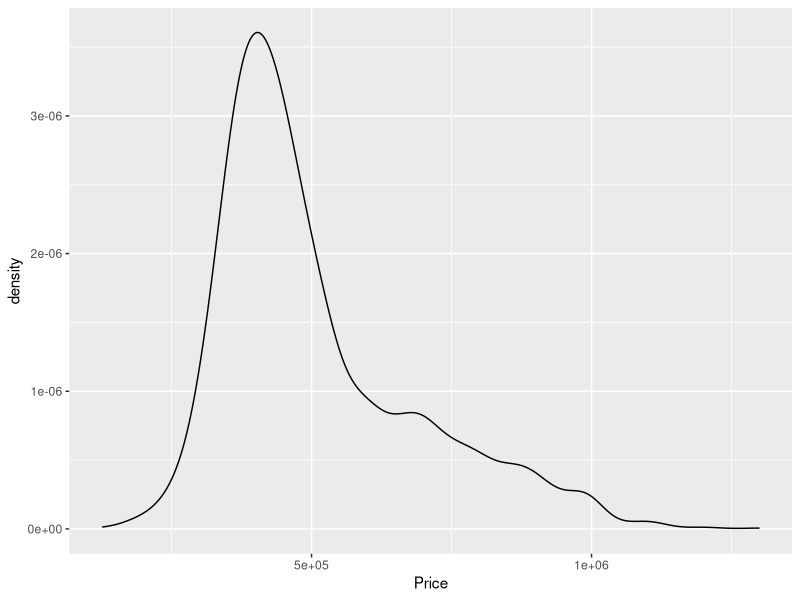

Write the R code that produced this figure.
## Machine Learning Real Estate Predictions
## Statistical Tests

# load libraries
library(dplyr)
library(tidyverse)
library(ggplot2)
library(stats)

# import and read data
base_table <- read.csv(file='combined_data_clean.csv', check.names = F, stringsAsFactors = F)
head(base_table)

# adjust cols
prop_df <- subset(base_table, select = -c(id, Address, mls))
prop_df <- prop_df %>% rename(year_built = `Year Built`)
prop_df <- prop_df %>% rename(sqft = `Approx SQFT`)
head(prop_df)

## statistical test types
# one-sample test (1 independent, 1 dependent) - not appropriate
# two-sample test (1 independent, 1 dependent), dichotomouse - not appropriate
# anova (1+ categorical independent, 1 continuous dependent) - this could work
# simple linear regression - no
# multiple linear regression - yes, if we remove categorical values like zip codes
# chi-squared (1 categorical, 1+ categorical) - 'is there a difference in categorical frequencies between groups?)

## eda
summary(prop_df$Price)
sd(prop_df$Price)



## statistical tests
ggplot(prop_df, aes(x=Price)) + geom_density() # visualize distribution using density plot
shapiro.test(prop_df$Price) # pvalue much less than 0.05, so NOT normal distribution
# strong right skew

# anova - considering all are actually categorical even though they're numbers (sqft is exception)
prop_filter <- prop_df[,c('Price', 'zip', 'sqft')]
prop_filter$zip <- factor(prop_filter$zip)

prop_filter2 <- prop_df[,c('Price', 'zip', 'sqft', 'year_built', 'Bedrooms', 'Bathrooms')]
prop_filter2$Bedrooms <- factor(prop_filter2$Bedrooms)
prop_filter2$Bathrooms <- factor(prop_filter2$Bathrooms)

summary(aov(Price ~ zip, data=prop_filter))
summary(aov(Price ~ zip + sqft, data = prop_filter))
summary(aov(Price ~ zip + sqft + year_built + Bedrooms + Bathrooms, data = prop_filter2))

# multiple linear regression
# using only numerical values - that is, not year_built or zip
summary(lm(Price ~ sqft + Bedrooms + Bathrooms, data = prop_df))
